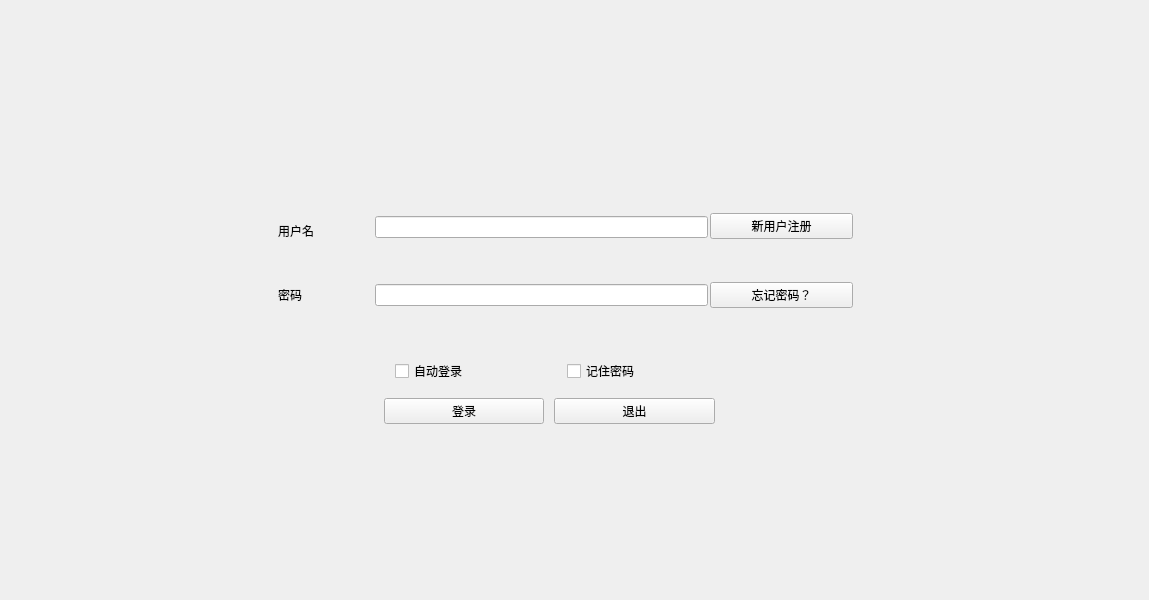
<?xml version="1.0" encoding="UTF-8"?>
<ui version="4.0">
 <class>LogInWindow</class>
 <widget class="QWidget" name="LogInWindow">
  <property name="geometry">
   <rect>
    <x>0</x>
    <y>0</y>
    <width>1149</width>
    <height>600</height>
   </rect>
  </property>
  <property name="sizePolicy">
   <sizepolicy hsizetype="Expanding" vsizetype="Expanding">
    <horstretch>0</horstretch>
    <verstretch>0</verstretch>
   </sizepolicy>
  </property>
  <property name="windowTitle">
   <string>MainWindow</string>
  </property>
  <widget class="QWidget" name="centralwidget">
   <property name="geometry">
    <rect>
     <x>-10</x>
     <y>0</y>
     <width>1151</width>
     <height>601</height>
    </rect>
   </property>
   <property name="sizePolicy">
    <sizepolicy hsizetype="Expanding" vsizetype="Expanding">
     <horstretch>0</horstretch>
     <verstretch>0</verstretch>
    </sizepolicy>
   </property>
   <layout class="QGridLayout" name="gridLayout" rowstretch="2,3,2" columnstretch="2,4,2">
    <property name="sizeConstraint">
     <enum>QLayout::SetDefaultConstraint</enum>
    </property>
    <item row="1" column="1">
     <layout class="QVBoxLayout" name="total_layout" stretch="5,1,1">
      <property name="spacing">
       <number>4</number>
      </property>
      <item>
       <layout class="QHBoxLayout" name="user" stretch="2,7,3">
        <property name="spacing">
         <number>2</number>
        </property>
        <item>
         <layout class="QVBoxLayout" name="verticalLayout_2" stretch="3,4,7,1">
          <item>
           <widget class="QLabel" name="label">
            <property name="text">
             <string/>
            </property>
           </widget>
          </item>
          <item>
           <widget class="QLabel" name="name_lb">
            <property name="sizePolicy">
             <sizepolicy hsizetype="Preferred" vsizetype="Preferred">
              <horstretch>0</horstretch>
              <verstretch>0</verstretch>
             </sizepolicy>
            </property>
            <property name="text">
             <string>用户名</string>
            </property>
           </widget>
          </item>
          <item>
           <widget class="QLabel" name="password_lb">
            <property name="enabled">
             <bool>true</bool>
            </property>
            <property name="sizePolicy">
             <sizepolicy hsizetype="Preferred" vsizetype="Preferred">
              <horstretch>0</horstretch>
              <verstretch>0</verstretch>
             </sizepolicy>
            </property>
            <property name="text">
             <string>密码</string>
            </property>
           </widget>
          </item>
          <item>
           <widget class="QLabel" name="label_2">
            <property name="text">
             <string/>
            </property>
           </widget>
          </item>
         </layout>
        </item>
        <item>
         <layout class="QVBoxLayout" name="verticalLayout">
          <item>
           <widget class="QLineEdit" name="name_le"/>
          </item>
          <item>
           <widget class="QLineEdit" name="pwd_le">
            <property name="echoMode">
             <enum>QLineEdit::Password</enum>
            </property>
           </widget>
          </item>
         </layout>
        </item>
        <item>
         <layout class="QVBoxLayout" name="verticalLayout_3">
          <item>
           <widget class="QPushButton" name="register_btn">
            <property name="text">
             <string>新用户注册</string>
            </property>
           </widget>
          </item>
          <item>
           <widget class="QPushButton" name="forgetpwd_btn">
            <property name="text">
             <string>忘记密码？</string>
            </property>
           </widget>
          </item>
         </layout>
        </item>
       </layout>
      </item>
      <item>
       <layout class="QHBoxLayout" name="settings" stretch="2,3,3,2">
        <item>
         <widget class="QLabel" name="empty_left_lb">
          <property name="text">
           <string/>
          </property>
         </widget>
        </item>
        <item>
         <widget class="QCheckBox" name="autologin_cb">
          <property name="text">
           <string>自动登录</string>
          </property>
         </widget>
        </item>
        <item>
         <widget class="QCheckBox" name="remempwd_btn">
          <property name="text">
           <string>记住密码</string>
          </property>
         </widget>
        </item>
        <item>
         <widget class="QLabel" name="empty_right">
          <property name="text">
           <string/>
          </property>
         </widget>
        </item>
       </layout>
      </item>
      <item>
       <layout class="QHBoxLayout" name="buttons" stretch="3,5,5,4">
        <property name="spacing">
         <number>10</number>
        </property>
        <property name="sizeConstraint">
         <enum>QLayout::SetDefaultConstraint</enum>
        </property>
        <item>
         <widget class="QLabel" name="empty_left_lb_2">
          <property name="text">
           <string/>
          </property>
         </widget>
        </item>
        <item>
         <widget class="QPushButton" name="login_btn">
          <property name="text">
           <string>登录</string>
          </property>
         </widget>
        </item>
        <item>
         <widget class="QPushButton" name="cancel_btn">
          <property name="text">
           <string>退出</string>
          </property>
         </widget>
        </item>
        <item>
         <widget class="QLabel" name="empty_right_lb">
          <property name="text">
           <string/>
          </property>
         </widget>
        </item>
       </layout>
      </item>
     </layout>
    </item>
    <item row="1" column="0">
     <spacer name="horizontalSpacer">
      <property name="orientation">
       <enum>Qt::Horizontal</enum>
      </property>
      <property name="sizeHint" stdset="0">
       <size>
        <width>40</width>
        <height>20</height>
       </size>
      </property>
     </spacer>
    </item>
    <item row="2" column="1">
     <spacer name="verticalSpacer_2">
      <property name="orientation">
       <enum>Qt::Vertical</enum>
      </property>
      <property name="sizeHint" stdset="0">
       <size>
        <width>20</width>
        <height>40</height>
       </size>
      </property>
     </spacer>
    </item>
    <item row="0" column="1">
     <spacer name="verticalSpacer">
      <property name="orientation">
       <enum>Qt::Vertical</enum>
      </property>
      <property name="sizeHint" stdset="0">
       <size>
        <width>20</width>
        <height>40</height>
       </size>
      </property>
     </spacer>
    </item>
    <item row="1" column="2">
     <spacer name="horizontalSpacer_2">
      <property name="orientation">
       <enum>Qt::Horizontal</enum>
      </property>
      <property name="sizeHint" stdset="0">
       <size>
        <width>40</width>
        <height>20</height>
       </size>
      </property>
     </spacer>
    </item>
   </layout>
  </widget>
 </widget>
 <resources/>
 <connections>
  <connection>
   <sender>cancel_btn</sender>
   <signal>clicked()</signal>
   <receiver>LogInWindow</receiver>
   <slot>close()</slot>
   <hints>
    <hint type="sourcelabel">
     <x>615</x>
     <y>406</y>
    </hint>
    <hint type="destinationlabel">
     <x>574</x>
     <y>299</y>
    </hint>
   </hints>
  </connection>
 </connections>
</ui>
